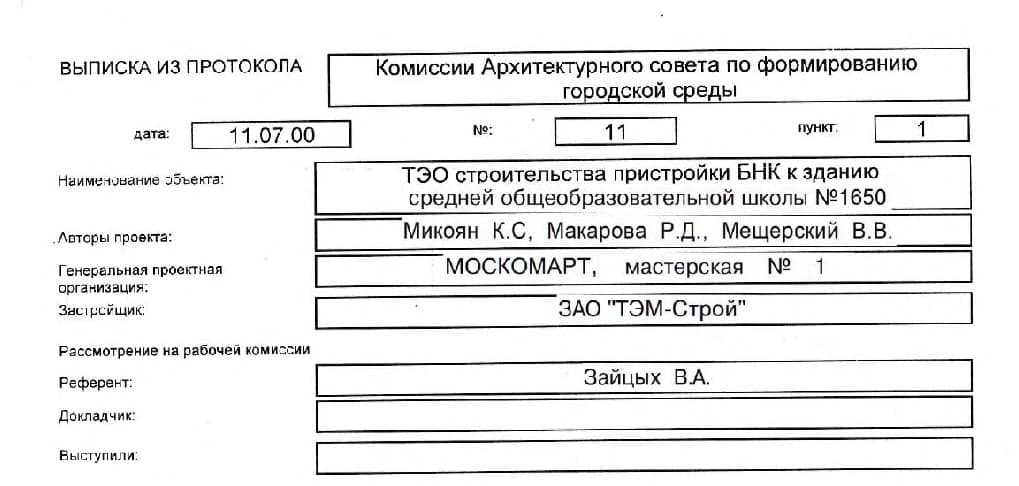
#> input picture images/1.jpg, 1019 x 486 px
$ python test.py
#> lines starting #> are read from the running program, lines starting #| are printed output that depends on the picture; after the words box and inside, x2 and y2 are one past the last pixel; in counts of white or black regions, pixels touching at a corner belong together
import re
import cv2
import json
import pytesseract
import numpy
import matplotlib.pyplot as plt

pytesseract.pytesseract.tesseract_cmd = 'C:\\Program Files\\Tesseract-OCR\\tesseract.exe'

img_list = list()
img_list.extend(['images/1.jpg', 'images/2.jpg', 'images/3.jpg', 'images/4.jpg'])
our_dict={}
our_dict['images']=[]
for img in img_list:
    image = cv2.imread(img)
#> image is the input picture: shape (486, 1019, 3); mean B, G, R 234.4, 234.4, 234.4
    mask = numpy.zeros(image.shape[:2], dtype='uint8')

    height = mask.shape[0]
#> height = 486
    width = mask.shape[1]
#> width = 1019
    width_order = int(mask.shape[1] * 0.33)
#> width_order = 336
    height_order1 = int(mask.shape[0] * 0.22)
#> height_order1 = 106
    height_order2 = int(mask.shape[0] * 0.32)
#> height_order2 = 155

    rectangle0 = cv2.rectangle(mask.copy(), (0, height_order1), (width_order, height_order2), (255, 255, 255), -1)

    rectangle = cv2.rectangle(mask.copy(), (0, 0), (width_order, height), (255, 255, 255), -1)

    rec = cv2.bitwise_xor(rectangle, rectangle0)
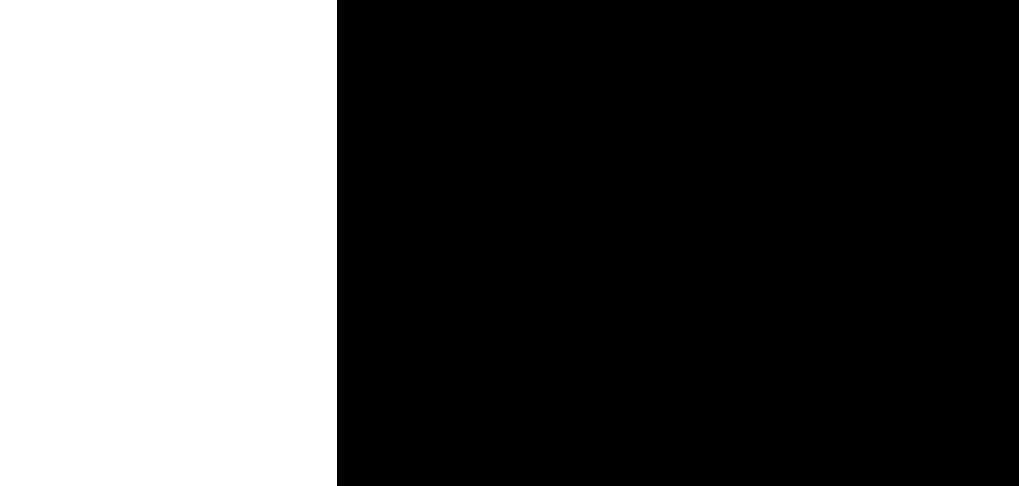
#> rectangle: shape (486, 1019); 33.1% white; 1 white region, box (x1, y1, x2, y2) and area: (0, 0, 337, 486) 163782

    image1 = cv2.bitwise_and(image, image, mask=rec)
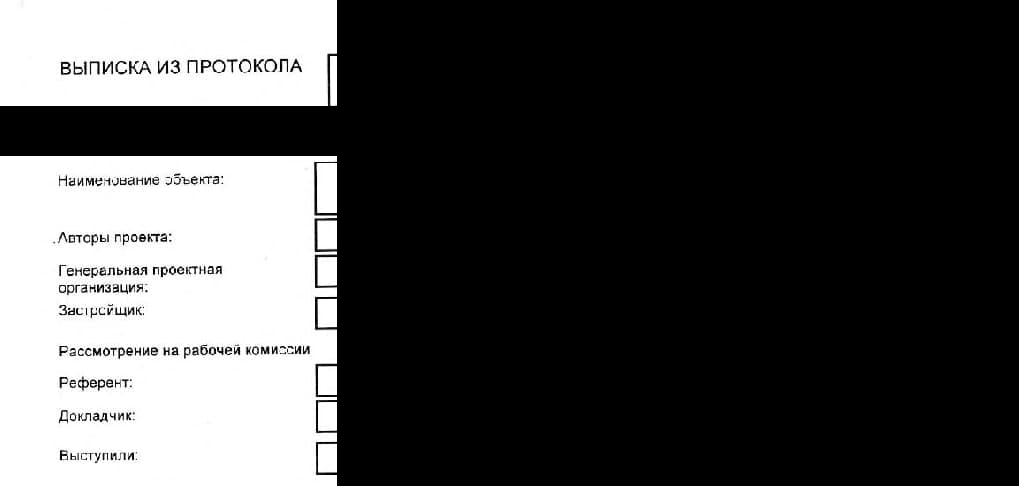
#> image1: shape (486, 1019, 3); min 0, max 255, mean 72.5
    #plt.imshow(image1)
    #plt.show()
    custom_config = r'--oem 1 --psm 6'
#> (the run stopped early here; a loop or call above may not have finished)
